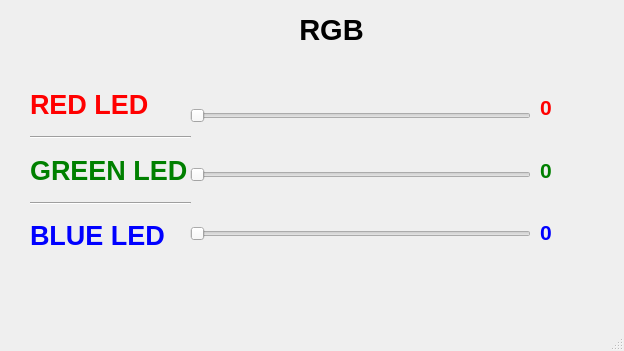
<?xml version="1.0" encoding="UTF-8"?>
<ui version="4.0">
 <class>MainWindow</class>
 <widget class="QMainWindow" name="MainWindow">
  <property name="geometry">
   <rect>
    <x>0</x>
    <y>0</y>
    <width>624</width>
    <height>351</height>
   </rect>
  </property>
  <property name="windowTitle">
   <string>MainWindow</string>
  </property>
  <property name="styleSheet">
   <string notr="true">color: rgb(255, 0, 0);</string>
  </property>
  <widget class="QWidget" name="centralwidget">
   <widget class="QLabel" name="label_4">
    <property name="geometry">
     <rect>
      <x>0</x>
      <y>10</y>
      <width>671</width>
      <height>41</height>
     </rect>
    </property>
    <property name="text">
     <string>&lt;html&gt;&lt;head/&gt;&lt;body&gt;&lt;p align=&quot;center&quot;&gt;&lt;span style=&quot; font-size:22pt; font-weight:600; color:#000000;&quot;&gt;RGB &lt;/span&gt;&lt;/p&gt;&lt;/body&gt;&lt;/html&gt;</string>
    </property>
   </widget>
   <widget class="QWidget" name="">
    <property name="geometry">
     <rect>
      <x>30</x>
      <y>80</y>
      <width>161</width>
      <height>181</height>
     </rect>
    </property>
    <layout class="QVBoxLayout" name="verticalLayout">
     <item>
      <widget class="QLabel" name="label">
       <property name="text">
        <string>&lt;html&gt;&lt;head/&gt;&lt;body&gt;&lt;p&gt;&lt;span style=&quot; font-size:20pt; font-weight:600; color:#ff0000;&quot;&gt;RED LED&lt;/span&gt;&lt;/p&gt;&lt;/body&gt;&lt;/html&gt;</string>
       </property>
      </widget>
     </item>
     <item>
      <widget class="Line" name="line">
       <property name="orientation">
        <enum>Qt::Horizontal</enum>
       </property>
      </widget>
     </item>
     <item>
      <widget class="QLabel" name="label_2">
       <property name="text">
        <string>&lt;html&gt;&lt;head/&gt;&lt;body&gt;&lt;p&gt;&lt;span style=&quot; font-size:20pt; font-weight:600; color:#008000;&quot;&gt;GREEN LED&lt;/span&gt;&lt;/p&gt;&lt;/body&gt;&lt;/html&gt;</string>
       </property>
      </widget>
     </item>
     <item>
      <widget class="Line" name="line_2">
       <property name="orientation">
        <enum>Qt::Horizontal</enum>
       </property>
      </widget>
     </item>
     <item>
      <widget class="QLabel" name="label_3">
       <property name="text">
        <string>&lt;html&gt;&lt;head/&gt;&lt;body&gt;&lt;p&gt;&lt;span style=&quot; font-size:20pt; font-weight:600; color:#0000ff;&quot;&gt;BLUE LED&lt;/span&gt;&lt;/p&gt;&lt;/body&gt;&lt;/html&gt;</string>
       </property>
      </widget>
     </item>
    </layout>
   </widget>
   <widget class="QWidget" name="">
    <property name="geometry">
     <rect>
      <x>190</x>
      <y>70</y>
      <width>341</width>
      <height>211</height>
     </rect>
    </property>
    <layout class="QVBoxLayout" name="verticalLayout_2">
     <item>
      <widget class="QSlider" name="RED_Slider">
       <property name="autoFillBackground">
        <bool>true</bool>
       </property>
       <property name="maximum">
        <number>255</number>
       </property>
       <property name="orientation">
        <enum>Qt::Horizontal</enum>
       </property>
      </widget>
     </item>
     <item>
      <widget class="QSlider" name="GREEN_Slider">
       <property name="styleSheet">
        <string notr="true">color: qlineargradient(spread:pad, x1:1, y1:1, x2:1, y2:1, stop:0 rgba(0, 255, 0, 255), stop:1 rgba(255, 255, 255, 255));</string>
       </property>
       <property name="maximum">
        <number>255</number>
       </property>
       <property name="orientation">
        <enum>Qt::Horizontal</enum>
       </property>
      </widget>
     </item>
     <item>
      <widget class="QSlider" name="BLUE_Slider">
       <property name="maximum">
        <number>255</number>
       </property>
       <property name="orientation">
        <enum>Qt::Horizontal</enum>
       </property>
      </widget>
     </item>
    </layout>
   </widget>
   <widget class="QWidget" name="">
    <property name="geometry">
     <rect>
      <x>540</x>
      <y>80</y>
      <width>51</width>
      <height>181</height>
     </rect>
    </property>
    <layout class="QVBoxLayout" name="verticalLayout_3">
     <item>
      <widget class="QLabel" name="red_value_label">
       <property name="text">
        <string>&lt;html&gt;&lt;head/&gt;&lt;body&gt;&lt;p&gt;&lt;span style=&quot; font-size:16pt; font-weight:600; color:#ff0000;&quot;&gt;0&lt;/span&gt;&lt;/p&gt;&lt;/body&gt;&lt;/html&gt;</string>
       </property>
      </widget>
     </item>
     <item>
      <widget class="QLabel" name="green_value_label">
       <property name="text">
        <string>&lt;html&gt;&lt;head/&gt;&lt;body&gt;&lt;p&gt;&lt;span style=&quot; font-size:16pt; font-weight:600; color:#008000;&quot;&gt;0&lt;/span&gt;&lt;/p&gt;&lt;/body&gt;&lt;/html&gt;</string>
       </property>
      </widget>
     </item>
     <item>
      <widget class="QLabel" name="blue_value_label">
       <property name="text">
        <string>&lt;html&gt;&lt;head/&gt;&lt;body&gt;&lt;p&gt;&lt;span style=&quot; font-size:16pt; font-weight:600; color:#0000ff;&quot;&gt;0&lt;/span&gt;&lt;/p&gt;&lt;/body&gt;&lt;/html&gt;</string>
       </property>
      </widget>
     </item>
    </layout>
   </widget>
  </widget>
  <widget class="QMenuBar" name="menubar">
   <property name="geometry">
    <rect>
     <x>0</x>
     <y>0</y>
     <width>624</width>
     <height>21</height>
    </rect>
   </property>
  </widget>
  <widget class="QStatusBar" name="statusbar"/>
 </widget>
 <resources/>
 <connections/>
</ui>
